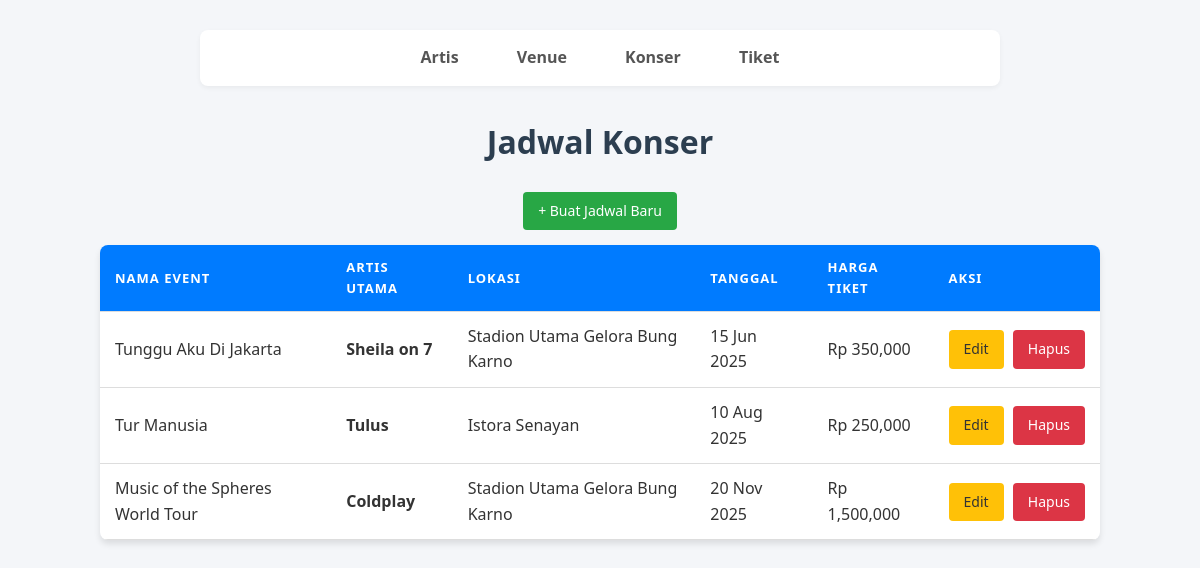
Page /index.php?page=konser on the committed database.
### tables this page shows
CREATE TABLE konser (
    id_konser INT AUTO_INCREMENT PRIMARY KEY,
    nama_event VARCHAR(100) NOT NULL,
    tanggal DATE NOT NULL,
    harga_tiket DECIMAL(10,2) NOT NULL,
    id_artis INT,
    id_venue INT,
    FOREIGN KEY (id_artis) REFERENCES artis(id_artis) ON DELETE CASCADE,
    FOREIGN KEY (id_venue) REFERENCES venue(id_venue) ON DELETE CASCADE
);

CREATE TABLE artis (
    id_artis INT AUTO_INCREMENT PRIMARY KEY,
    nama_artis VARCHAR(100) NOT NULL,
    genre VARCHAR(50) NOT NULL,
    asal_negara VARCHAR(50)
);

CREATE TABLE venue (
    id_venue INT AUTO_INCREMENT PRIMARY KEY,
    nama_venue VARCHAR(100) NOT NULL,
    kapasitas INT NOT NULL,
    alamat TEXT
);

### viewmodels/KonserViewModel.php (called while the page is built, shortened)
<?php
require_once 'models/Konser.php';
require_once 'config/Database.php';
class KonserViewModel {
    private $model;
    public function __construct() {
        $database = new Database();
        $this->db = $database->getConnection();
        $this->model = new Konser($this->db);
    }
    public function showAllKonser() {
        $stmt = $this->model->read();
        return $stmt->fetchAll(PDO::FETCH_ASSOC);
    }
}
?>

### config/Database.php (called while the page is built, shortened)
<?php
class Database {
    private $host = "localhost";
    private $db_name = "concert_db";
    private $username = "root";
    private $password = "";
    public function getConnection() {
        $this->conn = null;
        try {
            $this->conn = new PDO("mysql:host=" . $this->host . ";dbname=" . $this->db_name, $this->username, $this->password);
            $this->conn->exec("set names utf8");
        } catch(PDOException $exception) {
            echo "Connection error: " . $exception->getMessage();
        }
        return $this->conn;
    }
}
?>

### models/Konser.php (called while the page is built, shortened)
<?php
class Konser {
    private $conn;
    private $table_name = "konser";
    public function __construct($db) {
        $this->conn = $db;
    }
    public function read() {
        $query = "SELECT k.*, a.nama_artis, v.nama_venue
                  FROM " . $this->table_name . " k
                  JOIN artis a ON k.id_artis = a.id_artis
                  JOIN venue v ON k.id_venue = v.id_venue
                  ORDER BY k.tanggal ASC";
        $stmt = $this->conn->prepare($query);
        $stmt->execute();
        return $stmt;
    }
}
?>

### views/konser_list.php (the view, shortened to what this page needs)
<!DOCTYPE html>
<html>
<head>
    <link rel="stylesheet" href="css/style.css">
</head>
<body>
    <div class="nav">
        <a href="index.php?page=artis">Artis</a>
        <a href="index.php?page=venue">Venue</a>
        <a href="index.php?page=konser">Konser</a>
        <a href="index.php?page=tiket">Tiket</a>
    </div>
    <h1>Jadwal Konser</h1>
    <div style="text-align:center;">
        <a href="index.php?page=konser&action=add" class="btn btn-add">+ Buat Jadwal Baru</a>
    </div>
    <table>
        <thead>
            <tr>
                <th>Nama Event</th>
                <th>Artis Utama</th>
                <th>Lokasi</th>
                <th>Tanggal</th>
                <th>Harga Tiket</th>
                <th width="150">Aksi</th>
            </tr>
        </thead>
        <tbody>
            <?php foreach ($konser_data as $row): ?>
            <tr>
                <td><?= $row['nama_event'] ?></td>
                <td style="font-weight:bold;"><?= $row['nama_artis'] ?></td>
                <td><?= $row['nama_venue'] ?></td>
                <td><?= date('d M Y', strtotime($row['tanggal'])) ?></td>
                <td style=>Rp <?= number_format($row['harga_tiket']) ?></td>
                <td style="text-align:center; white-space: nowrap;">
                    <a href="index.php?page=konser&action=edit&id=<?= $row['id_konser'] ?>" class="btn btn-edit">Edit</a>
                    <a href="index.php?page=konser&action=delete&id=<?= $row['id_konser'] ?>" class="btn btn-delete" onclick="return confirm('Batalkan konser ini?')">Hapus</a>
                </td>
            </tr>
            <?php endforeach; ?>
        </tbody>
    </table>
</body>
</html>

### index.php (shortened to what this page needs)
<?php
require_once 'viewmodels/KonserViewModel.php';
$page = isset($_GET['page']) ? $_GET['page'] : 'artis';
$action = isset($_GET['action']) ? $_GET['action'] : 'list';
if ($page == 'artis') {
    $vm = new ArtisViewModel();
    if ($action == 'add' && $_SERVER['REQUEST_METHOD'] == 'POST') {
        $vm->addArtis($_POST['nama'], $_POST['genre'], $_POST['asal']);
        header("Location: index.php?page=artis");
    } elseif ($action == 'update' && $_SERVER['REQUEST_METHOD'] == 'POST') {
        $vm->updateArtis($_POST['id_artis'], $_POST['nama'], $_POST['genre'], $_POST['asal']);
        header("Location: index.php?page=artis");
    } elseif ($action == 'edit') {
        $data_edit = $vm->getArtisById($_GET['id']);
        include 'views/artis_form.php';
    } elseif ($action == 'add') {
        include 'views/artis_form.php';
    } elseif ($action == 'delete') {
        $vm->deleteArtis($_GET['id']);
        header("Location: index.php?page=artis");
    } else {
        $artis_data = $vm->showAllArtis();
        include 'views/artis_list.php';
    }
}
elseif ($page == 'konser') {
    $vm = new KonserViewModel();
    if ($action == 'add' && $_SERVER['REQUEST_METHOD'] == 'POST') {
        $vm->addKonser($_POST['nama_event'], $_POST['tanggal'], $_POST['harga_tiket'], $_POST['id_artis'], $_POST['id_venue']);
        header("Location: index.php?page=konser");
    } elseif ($action == 'update' && $_SERVER['REQUEST_METHOD'] == 'POST') {
        $vm->updateKonser($_POST['id_konser'], $_POST['nama_event'], $_POST['tanggal'], $_POST['harga_tiket'], $_POST['id_artis'], $_POST['id_venue']);
        header("Location: index.php?page=konser");
    } elseif ($action == 'edit') {
        $data_edit = $vm->getKonserById($_GET['id']);
        $list_artis = $vm->getArtisList();
        $list_venue = $vm->getVenueList();
        include 'views/konser_form.php';
    } elseif ($action == 'add') {
        $list_artis = $vm->getArtisList();
        $list_venue = $vm->getVenueList();
        include 'views/konser_form.php';
    } elseif ($action == 'delete') {
        $vm->deleteKonser($_GET['id']);
        header("Location: index.php?page=konser");
    } else {
        $konser_data = $vm->showAllKonser();
        include 'views/konser_list.php';
    }
}
?>

### css/style.css (style rules this page uses)
* { margin: 0; padding: 0; box-sizing: border-box; }
body { font-family: 'Segoe UI', Tahoma, Geneva, Verdana, sans-serif; background-color: #f4f6f9; color: #333; padding: 30px; line-height: 1.6; }
h1, h2 { text-align: center; color: #2c3e50; margin-bottom: 25px; }
.nav { background-color: #ffffff; padding: 15px; border-radius: 8px; box-shadow: 0 2px 5px rgba(0,0,0,0.05); text-align: center; margin-bottom: 30px; max-width: 800px; margin-left: auto; margin-right: auto; }
.nav a { text-decoration: none; color: #555; font-weight: 600; margin: 0 15px; padding: 8px 12px; transition: 0.3s; border-radius: 4px; }
.btn { display: inline-block; padding: 8px 15px; text-decoration: none; color: white; border-radius: 4px; font-size: 14px; border: none; cursor: pointer; transition: 0.2s; }
.btn-add { background-color: #28a745; margin-bottom: 15px; }
.btn-edit { background-color: #ffc107; color: #333; margin-right: 5px; }
.btn-delete { background-color: #dc3545; }
table { width: 100%; max-width: 1000px; margin: 0 auto; background-color: #ffffff; border-collapse: collapse; box-shadow: 0 4px 6px rgba(0,0,0,0.1); border-radius: 8px; overflow: hidden; }
thead { background-color: #007bff; color: white; }
th, td { padding: 12px 15px; text-align: left; border-bottom: 1px solid #ddd; }
th { text-transform: uppercase; font-size: 13px; letter-spacing: 1px; }
a { color: #007bff; text-decoration: none; }

### rows in the picture
konser: nama_event "Tunggu Aku Di Jakarta", id_artis.nama_artis "Sheila on 7", id_venue.nama_venue "Stadion Utama Gelora Bung Karno", tanggal "15 Jun 2025", harga_tiket "350,000"
konser: nama_event "Tur Manusia", id_artis.nama_artis "Tulus", id_venue.nama_venue "Istora Senayan", tanggal "10 Aug 2025", harga_tiket "250,000"
konser: nama_event "Music of the Spheres World Tour", id_artis.nama_artis "Coldplay", id_venue.nama_venue "Stadion Utama Gelora Bung Karno", tanggal "20 Nov 2025", harga_tiket "1,500,000"
